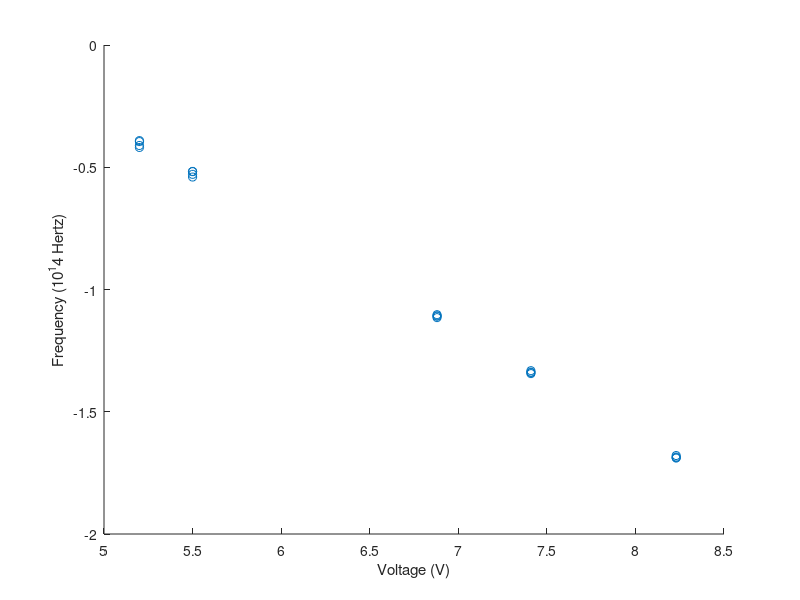

This chart was generated by the following MATLAB code:
V = [ -0.517; -0.529; -0.518; -0.540; -0.411; -0.391; -0.395; -0.419; -1.103; -1.108; -1.109; -1.115; -1.332; -1.340; -1.344; -1.338; -1.679; -1.688; -1.689; -1.685]
F = [5.5 ; 5.5; 5.5; 5.5; 5.2; 5.2; 5.2; 5.2; 6.88; 6.88; 6.88; 6.88; 7.41; 7.41; 7.41; 7.41; 8.23; 8.23; 8.23; 8.23]
scatter(F,V)

xlabel('Voltage (V)')
ylabel('Frequency (10^14 Hertz)')